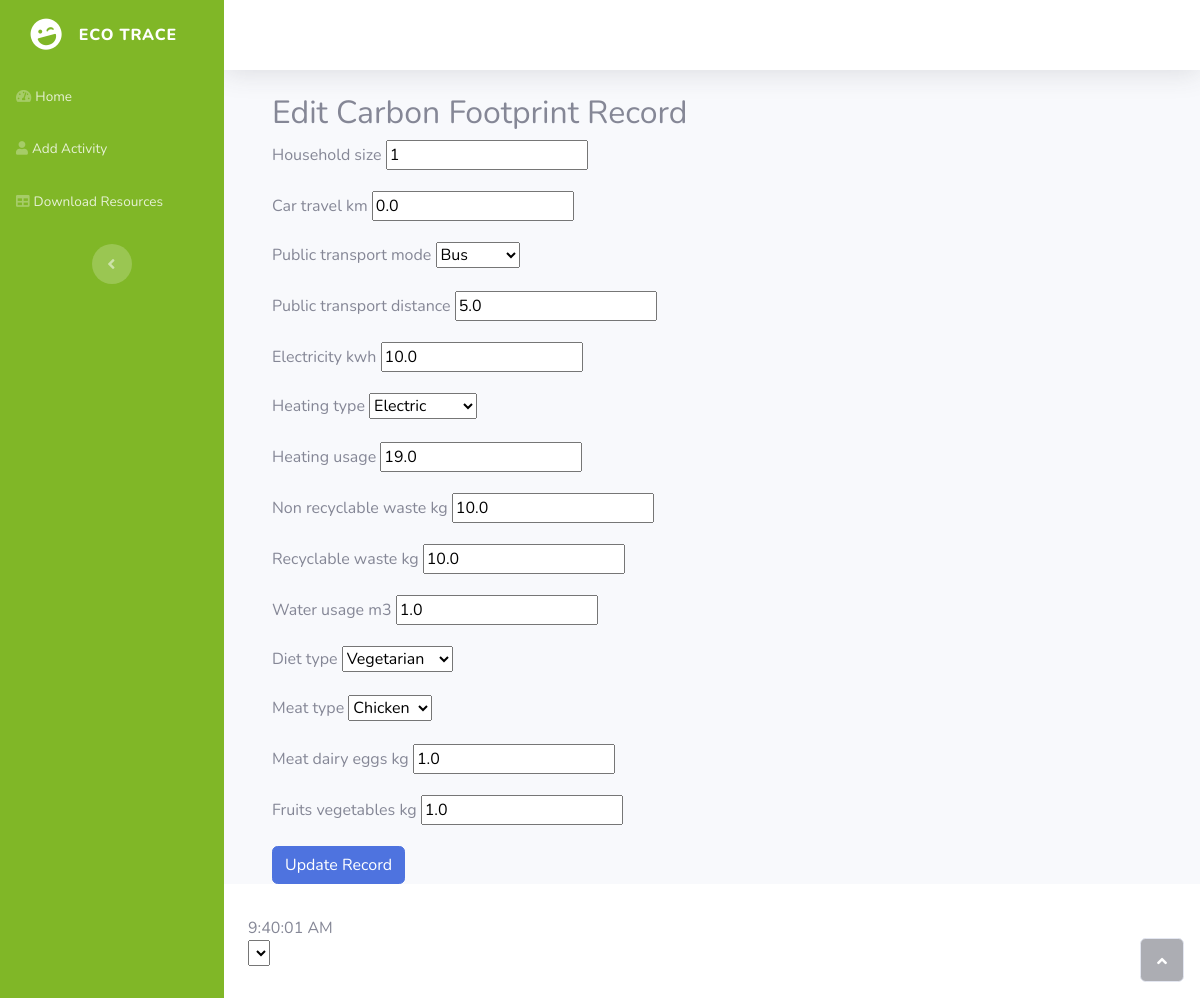
Page /edit-record/12/ on the committed database.
### tracker/models.py (models this page shows, shortened)
class CarbonFootprintRecord(models.Model):
    date_recorded = models.DateTimeField(auto_now_add=True)
    household_size = models.IntegerField()
    car_travel_km = models.FloatField()
    public_transport_mode = models.CharField(max_length=50, choices=[
        ('bus', 'Bus'),
        ('train', 'Train'),
    ])
    public_transport_distance = models.FloatField()
    electricity_kwh = models.FloatField()
    heating_type = models.CharField(max_length=50, choices=[
        ('natural-gas', 'Natural Gas'),
        ('oil', 'Oil'),
        ('electric', 'Electric'),
    ])
    heating_usage = models.FloatField()
    non_recyclable_waste_kg = models.FloatField()
    recyclable_waste_kg = models.FloatField()
    water_usage_m3 = models.FloatField()
    diet_type = models.CharField(max_length=50, choices=[
        ('plant-based', 'Plant-based'),
        ('vegetarian', 'Vegetarian'),
        ('high-meat', 'High-meat'),
    ])
    meat_type = models.CharField(max_length=50, choices=[
        ('beef', 'Beef'),
        ('chicken', 'Chicken'),
    ], null=True, blank=True)
    meat_dairy_eggs_kg = models.FloatField()
    fruits_vegetables_kg = models.FloatField()
    total_footprint = models.FloatField(editable=False, null=True, blank=True)
    grade = models.CharField(editable=False, null=True, max_length=50)
    class Meta:
        ordering = ['-date_recorded']

### tracker/views.py (the view)
# urls.py: path('edit-record/<int:record_id>/', views.edit_record, name='edit_record'),
def edit_record(request, record_id):
    record = get_object_or_404(CarbonFootprintRecord, pk=record_id)
    if request.method == 'POST':
        form = addFootprintForm(request.POST, instance=record)
        if form.is_valid():
            form.save()
            return redirect('home')
    else:
        form = addFootprintForm(instance=record)
    return render(request, 'tracker/edit_record.html', {'form': form})

### tracker/forms.py
class addFootprintForm(forms.ModelForm):
    class Meta:
        model = CarbonFootprintRecord
        fields = '__all__'
        exclude = ['user', 'total_footprint', 'date_recorded']
        widgets = {
            'date_recorded': forms.HiddenInput(),
        }

### tracker/templates/tracker/edit_record.html (shortened to what this page needs)
{% extends 'tracker/base.html' %}
{% block content %}
<div class="container mt-4">
    <h2>Edit Carbon Footprint Record</h2>
    <form method="post" class="form">
        {% for field in form %}
            <div class="mb-3">
                <label class="form-label">{{ field.label }}</label>
                {{ field }}
            </div>
        {% endfor %}
        <button type="submit" class="btn btn-primary">Update Record</button>
    </form>
</div>
{% endblock %}

### rows in the picture
CarbonFootprintRecord: form "1" "0.0" "Bus" "5.0" "10.0" "Electric" "19.0" "10.0" "10.0" "1.0" "Vegetarian" "Chicken" "1.0" "1.0"

### other values in the picture
{{ field.label }} "Household size" "Car travel km" "Public transport mode" "Public transport distance" "Electricity kwh" "Heating type" "Heating usage" "Non recyclable waste kg" "Recyclable waste kg" "Water usage m3" "Diet type" "Meat type" "Meat dairy eggs kg" "Fruits vegetables kg"
